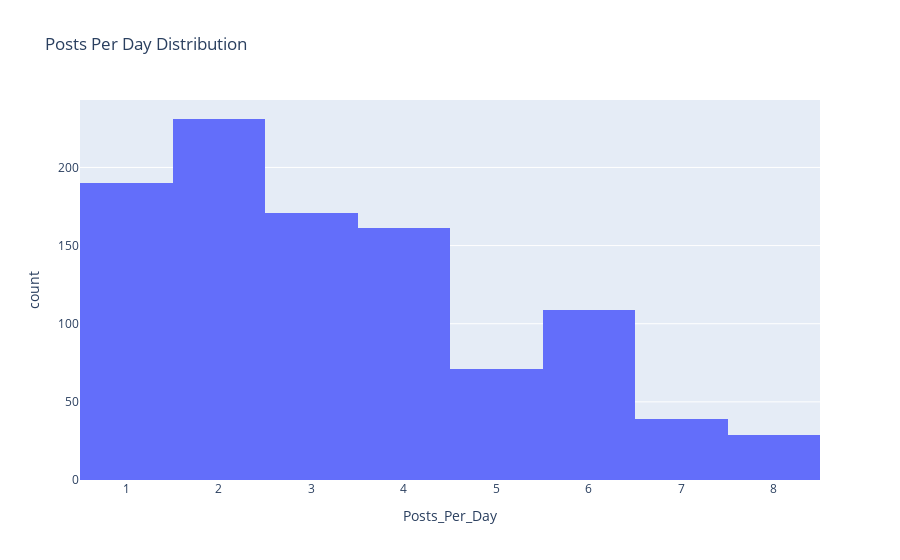

Notebook code for this chart:
### Code cell
plt = px.histogram(train_df, x='Posts_Per_Day', title='Posts Per Day Distribution')
plt.show()

### Figure 1 — Plotly figure (JSON) as saved in the notebook; plotly's stock layout.template omitted (floating-point values rounded to 4 significant figures; data arrays with more than 128 entries replaced by an {"elided": "..."} marker saying what was removed)
{"data": [{"alignmentgroup": "True", "bingroup": "x", "hovertemplate": "Posts_Per_Day=%{x}<br>count=%{y}<extra></extra>", "legendgroup": "", "marker": {"color": "#636efa", "pattern": {"shape": ""}}, "name": "", "offsetgroup": "", "orientation": "v", "showlegend": false, "type": "histogram", "x": {"elided": "1001 int values"}, "xaxis": "x", "yaxis": "y"}], "layout": {"barmode": "relative", "legend": {"tracegroupgap": 0}, "title": {"text": "Posts Per Day Distribution"}, "xaxis": {"anchor": "y", "domain": [0, 1], "title": {"text": "Posts_Per_Day"}}, "yaxis": {"anchor": "x", "domain": [0, 1], "title": {"text": "count"}}}}
